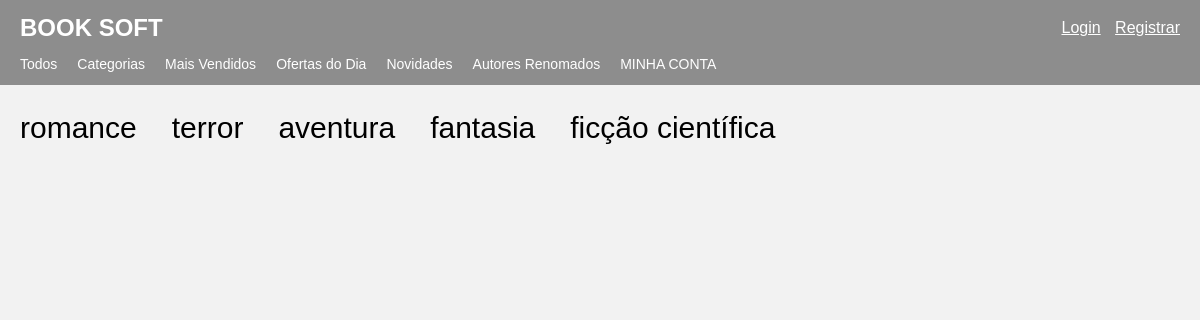
Screenshot of /categorias with the database file from the repository.
### library/models.py (models this page shows, shortened)
class Categoria(models.Model):
    nome = models.CharField(max_length=100)

### library/views.py (the view)
# urls.py: path('categorias', categorias, name='categorias'),
def categorias(request):
    categorias = Categoria.objects.all()
    context = {
        'categorias': categorias
    }
    return render (request, 'categorias.html', context)

### library/templates/categorias.html (shortened to what this page needs)
{% extends 'base.html' %}
{% block main %}
    <div class="exibicao">
        {% for categoria in categorias %}
            <a href="{% url 'categoria' categoria.id %}">{{ categoria.nome }}</a>
        {% endfor %}
    </div>
{% endblock %}

### static/css/base.css (style rules this page uses)
* { margin: 0; padding: 0; box-sizing: border-box; line-height: 1.5; }
body { font-family: Arial, sans-serif; background-color: #f2f2f2; }

### rows the page displays
Categoria: nome "romance"
Categoria: nome "terror"
Categoria: nome "aventura"
Categoria: nome "fantasia"
Categoria: nome "ficção científica"
